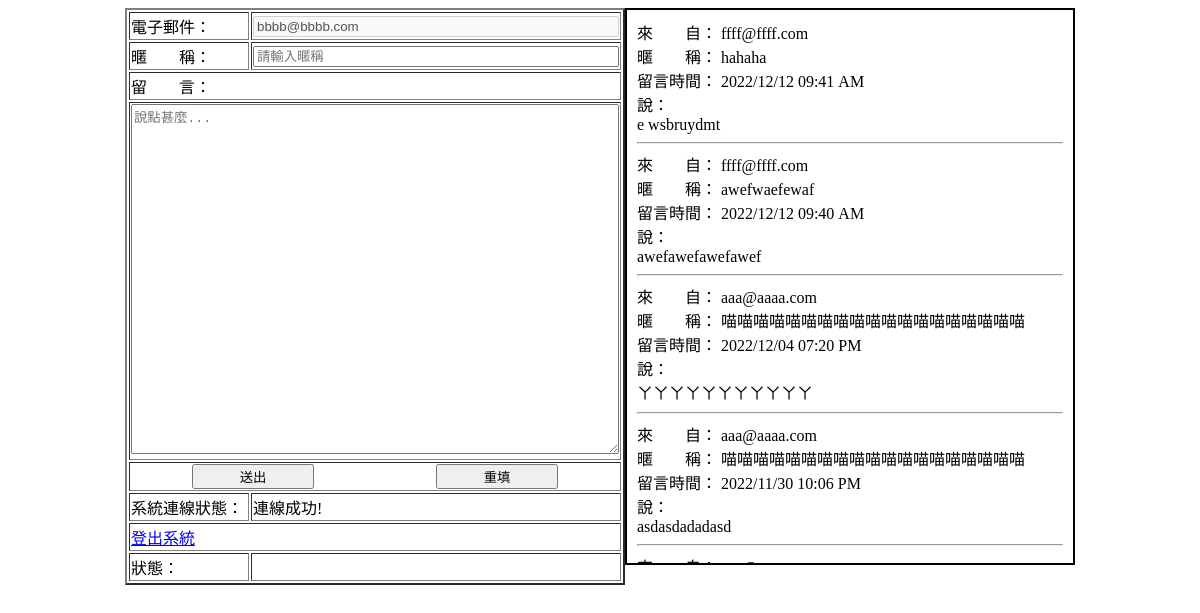
The page /Project_sampleShopWebsite/webResource/Message.php (signed in) on the database its author committed.
### tables this page shows
CREATE TABLE `message` (
  `id` int NOT NULL AUTO_INCREMENT,
  `useremail` varchar(45) NOT NULL,
  `usernickname` varchar(45) DEFAULT NULL,
  `message` text NOT NULL,
  `timestamp` varchar(20) NOT NULL,
  PRIMARY KEY (`id`),
  KEY `useremail_idx` (`useremail`),
  CONSTRAINT `useremail` FOREIGN KEY (`useremail`) REFERENCES `member` (`email`)
);

### Project_sampleShopWebsite/webResource/Message.php (the view, shortened to what this page needs)
<!DOCTYPE html>
<?php
include_once 'member.inc';
$connectDB=connectDB();
?>
<html>
    <head>
        <link rel="stylesheet" href="btnCss.css" >
    </head>
    <body>
        <div style="display:flex;justify-content: center ">
        <div style="display:flex">
        <div>
            <form method="GET" action="<?php $_SERVER['PHP_SELF']?>">
            <table border="2">
                <tr>
                    <td class="state_message">電子郵件：</td>
                    <td>
                        <input type="email" name="email_cookie" id="email" value="<?=$_COOKIE['login'][0]?>" disabled/>
                    </td>
                </tr>
                <tr>
                    <td>暱　　稱：</td>
                    <td>
                        <input type="text" name="nickname" id="nickname" placeholder="請輸入暱稱"/>
                    </td>
                </tr>
                <tr>
                    <td colspan="2">留　　言：</td>
                </tr>
                <tr>
                    <td colspan="2">
                        <textarea name="message" id="message" placeholder="說點甚麼..."/></textarea>
                    </td>
                </tr>
                <tr>
                    <td colspan="2">
                        <div class="btnOut">
                            <div class="btn"><input type="submit" name="btnSubmit" value="送出"/></div>
                            <div class="btn"><input type="reset" name="btnReset" value="重填"/></div>
                        </div>
                    </td>
                </tr>
                <tr>
                    <td>系統連線狀態：</td>
                    <td><?php dbState(); ?></td>
                </tr>
                <tr>
                    <td colspan="2"><a href='LogOut.php'>登出系統</a></td>
                </tr>
                <tr>
                    <td>狀態：</td>
                    <td>
                    </td>
                </tr>
            </table>
            </form>
        </div>
        <div style="width:450px;height:557px;border:2px black solid;overflow-y: scroll;padding: 10px">
            <?php
                $messageReadOut="select id,useremail,usernickname,timestamp,message from message order by id desc";
                if($result=$connectDB->query($messageReadOut))
                {
                    while($row=$result->fetch_assoc())
                    {
                        echo "來　　自： {$row['useremail']}<br/>";
                        echo "暱　　稱： {$row['usernickname']}<br/>";
                        echo "留言時間： {$row['timestamp']}<br/>";
                        echo "說：<br/> {$row['message']}<hr/>";
                    }
                }
            ?>
        </div>
        </div>
        </div>
    </body>
</html>

### Project_sampleShopWebsite/webResource/btnCss.css (style rules this page uses)
.btnOut { display: flex; }
.btn { width: 100%; text-align: center; }
.btn input { width: 50%; text-align: center; }

### Project_sampleShopWebsite/webResource/Message.php (style rules this page uses)
* { box-sizing: border-box; }
table { width: 500px; height: 500px; }
input { width: 100%; }
td { height: 25px; }
textarea { width: 100%; height: 350px; }
.state_message { width:120px; }

### rows shown on the page
message: useremail "ffff@ffff.com", usernickname "hahaha", timestamp "2022/12/12 09:41 AM", message "e wsbruydmt"
message: useremail "ffff@ffff.com", usernickname "awefwaefewaf", timestamp "2022/12/12 09:40 AM", message "awefawefawefawef"
message: useremail "aaa@aaaa.com", usernickname "喵喵喵喵喵喵喵喵喵喵喵喵喵喵喵喵喵喵喵", timestamp "2022/12/04 07:20 PM", message "ㄚㄚㄚㄚㄚㄚㄚㄚㄚㄚㄚ"
message: useremail "aaa@aaaa.com", usernickname "喵喵喵喵喵喵喵喵喵喵喵喵喵喵喵喵喵喵喵", timestamp "2022/11/30 10:06 PM", message "asdasdadadasd"
